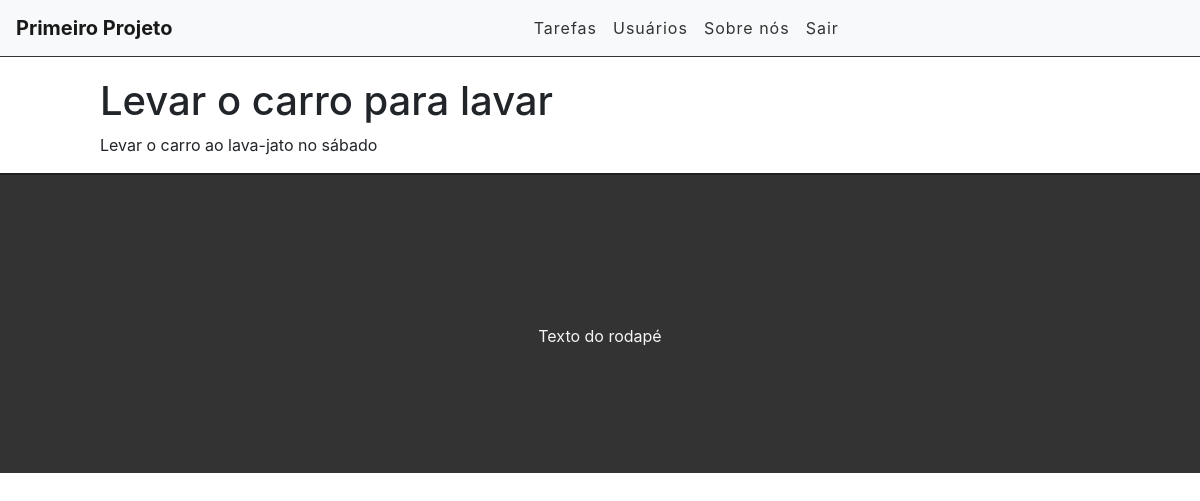
Page /task/5 (signed in) on the committed database.
### tasks/models.py (models this page shows, shortened)
class Task(models.Model):
    STATUS = (
        ('doing', 'Fazendo'),
        ('done', 'Feito')
    )
    title = models.CharField(max_length=255)
    description = models.TextField(blank=True)
    done = models.CharField(
        max_length=5,
        choices=STATUS,
        default='doing'
    )
    user = models.ForeignKey(get_user_model(), on_delete=models.CASCADE)
    created_at = models.DateTimeField(auto_now_add=True)
    updated_at = models.DateTimeField(auto_now=True)

### tasks/views.py (the view)
# urls.py: path('task/<int:id>', views.taskView, name='task-view'),
@login_required
def taskView(request, id):
    task = get_object_or_404(Task, pk=id)
    return render(request, 'tasks/task.html', {'task': task})

### tasks/templates/tasks/task.html (shortened to what this page needs)
{% extends 'base.html' %}
{% block content %}
   <div class="offset-1 col-10 list-div">
       <h1>{{task.title}}</h1>
       <p>{{task.description}}</p>
   </div>
{% endblock %}

### tasks/static/css/style.css (style rules this page uses)
.list-div { padding: 0; }

### rows in the picture
Task: title "Levar o carro para lavar", description "Levar o carro ao lava-jato no sábado"
